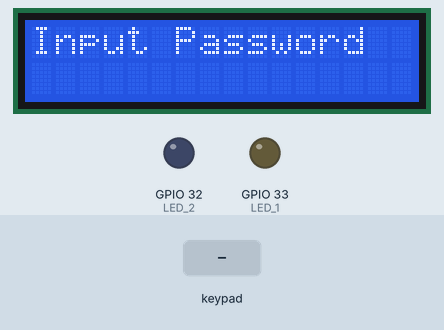
A sketch run on a simulated ESP32. On the bench: 16×2 character LCD, output pins drawn as LEDs (lit = HIGH). The inputs (shaded band) are chosen by the test bench.

Above: at 1.2 s.
1.3 s: key '#' pressed
At 2.4 s:
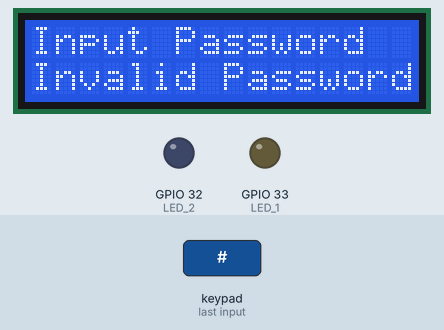
4.3 s: keypad keys 1 3 7 9 # pressed 0.4 s apart
At 6.7 s:
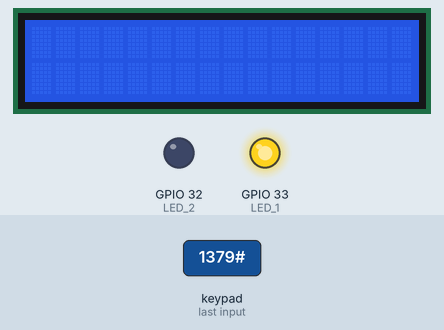
7.8 s: keypad keys 1 4 1 2 1 9 1 8 # pressed 0.4 s apart
At 12.0 s:
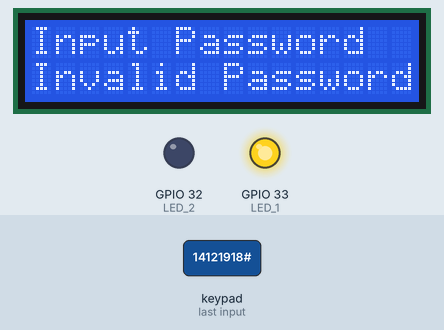
12.9 s: keypad keys 5 4 2 1 5 # pressed 0.4 s apart
At 14.15 s:
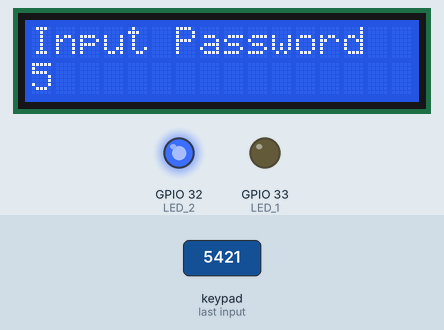
16.8 s: key '2' pressed
At 19.5 s:
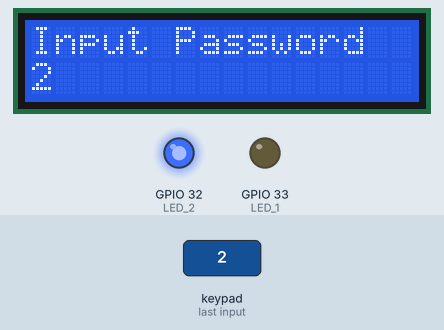
Timing chart, 0 to 20.5 s (numbered marks = the images above; inputs shaded):
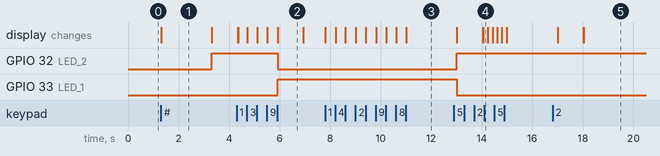

Measured:
- after the input at 1.3 s, GPIO 32 (LED_2): LOW → HIGH after 2.0 s; the display: changes at once (image 1)
- after the input at 4.3 s, GPIO 32 (LED_2): HIGH → LOW after 1.6 s; GPIO 33 (LED_1): LOW → HIGH after 1.6 s; the display: first differs from a run without the input after 0.07 s (image 2 shows a later state)
- after the input at 7.8 s, the display: first changes at once (image 3 shows a later state)
- what the display in image 1 shows lasts 2.0 s, from 1.3 s to 3.3 s
- what the display in image 2 shows lasts 1.0 s, from 5.9 s to 6.9 s

The sketch:

program.ino
```cpp
#include <Keypad.h>                 //Library keypad
#include <LiquidCrystal_I2C.h>    //Library LCD I2C
LiquidCrystal_I2C lcd(0x27,16,2);   //Alamat I2C

const byte ROWS = 4;    //Jumlah baris keypad
const byte COLS = 4;    //Jumlah kolom keypad

int LED_1 = 33;
int LED_2 = 32;

char Keys[ROWS][COLS] = {   //Membuat array keypad
  {'1','2','3','A'},
  {'4','5','6','B'},
  {'7','8','9','C'},
  {'*','0','#','D'}
};

byte rowPins[ROWS] = { 14, 12, 19, 18 };
byte colPins[COLS] = { 5, 4, 2, 15 };

Keypad customKeypad = Keypad( makeKeymap(Keys), rowPins, colPins, ROWS, COLS);    //Masukkan info keypad pada library


char customKey;         //Variabel penampung input keypad
int number = 0;         //Variabel penampung nilai angka
int password = 1379;    //Password

void setup() {
  lcd.init ();              //Mulai LCD
  lcd.setBacklight(HIGH);   //Nyalakan backlight
  pinMode(LED_1, OUTPUT);
  pinMode(LED_2, OUTPUT);
}

void loop() {
  lcd.setCursor(0,0);
  lcd.print("Input Password");      //Tampilan pada layar LCD

  customKey = customKeypad.getKey();    //Baca input keypad

  //------------Prosedur jika input berupa angka------------//
  switch(customKey){
    case '0' ... '9':
      lcd.setCursor(0,1);
      number = number * 10 + (customKey - '0');
      lcd.print(number);
    break;

    //------------Jika input '#' maka cek password------------//
    case '#':
      if(number == password){           //Jika password benar, maka
        lcd.setCursor(0,1);
        lcd.print("Access Accepted ");  //Tampilan LCD
        number = 0;
        lcd.clear();
        digitalWrite(LED_1, HIGH);
        digitalWrite(LED_2, LOW);
        delay(1000);
      }
      else{                             //Jika salah, maka
        lcd.setCursor(0,1);
        lcd.print("Invalid Password");  //Tampilan LCD
        delay(2000);
        number = 0;
        lcd.clear();
        digitalWrite(LED_1, LOW);
        digitalWrite(LED_2, HIGH);
        delay(1000);
      }
    break;

    //------------Jika input '*' maka hapus tampilan------------//
    case '*':
      number = 0;
      lcd.clear();
    break;
  }
}/* Program Kunci Pintu dengan password input Keypad 4x4 dibuat oleh Indobot */
```
